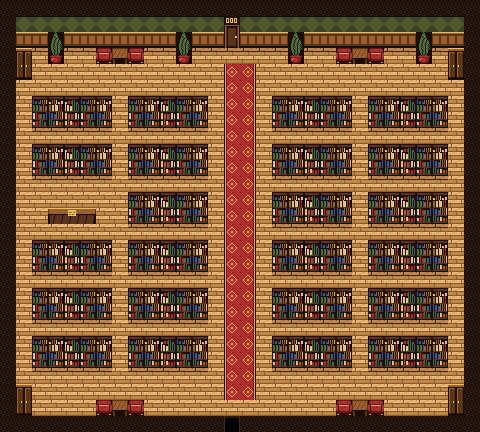

A level layout from a 2D game, rendered from its tile map. Below: a short description, then the map file with its tile-grid data intact:
An orthogonal 30x27 tile map with 16x16 px tiles, 1 tile layer (tiles) and 8 objects (4x closet, entry, exit, paper, figure).

<map version="1.10" tiledversion="1.12.2" orientation="orthogonal" renderorder="right-down" width="30" height="27" tilewidth="16" tileheight="16" infinite="0" nextlayerid="3" nextobjectid="10">
 <properties>
  <property name="kind" value="library" />
 </properties>
 <tileset firstgid="1" source="../tilesets/hotel.tsx" />
 <layer id="1" name="tiles" width="30" height="27">
  <data encoding="csv">
7,7,7,7,7,7,7,7,7,7,7,7,7,7,7,7,7,7,7,7,7,7,7,7,7,7,7,7,7,7,
7,8,8,8,8,8,8,8,8,8,8,8,8,8,10,8,8,8,8,8,8,8,8,8,8,8,8,8,8,7,
7,9,9,43,9,9,9,9,9,9,9,43,9,9,11,9,9,9,43,9,9,9,9,9,9,9,43,9,9,7,
7,12,3,44,3,3,42,15,42,3,3,44,3,3,3,3,3,3,44,3,3,42,15,42,3,3,44,3,12,7,
7,13,2,2,2,2,2,2,2,2,2,2,2,2,4,6,2,2,2,2,2,2,2,2,2,2,2,2,13,7,
7,2,2,2,2,2,2,2,2,2,2,2,2,2,4,6,2,2,2,2,2,2,2,2,2,2,2,2,2,7,
7,2,34,32,33,34,32,2,34,32,33,34,32,2,4,6,2,34,32,33,34,32,2,34,32,33,34,32,2,7,
7,2,35,36,37,35,36,2,35,36,37,35,36,2,4,6,2,35,36,37,35,36,2,35,36,37,35,36,2,7,
7,2,3,3,3,3,3,2,3,3,3,3,3,2,4,6,2,3,3,3,3,3,2,3,3,3,3,3,2,7,
7,2,34,32,33,34,32,2,34,32,33,34,32,2,4,6,2,34,32,33,34,32,2,34,32,33,34,32,2,7,
7,2,35,36,37,35,36,2,35,36,37,35,36,2,4,6,2,35,36,37,35,36,2,35,36,37,35,36,2,7,
7,2,3,3,3,3,3,2,3,3,3,3,3,2,4,6,2,3,3,3,3,3,2,3,3,3,3,3,2,7,
7,2,2,2,2,2,2,2,34,32,33,34,32,2,4,6,2,34,32,33,34,32,2,34,32,33,34,32,2,7,
7,2,2,26,38,28,2,2,35,36,37,35,36,2,4,6,2,35,36,37,35,36,2,35,36,37,35,36,2,7,
7,2,2,2,2,2,2,2,3,3,3,3,3,2,4,6,2,3,3,3,3,3,2,3,3,3,3,3,2,7,
7,2,34,32,33,34,32,2,34,32,33,34,32,2,4,6,2,34,32,33,34,32,2,34,32,33,34,32,2,7,
7,2,35,36,37,35,36,2,35,36,37,35,36,2,4,6,2,35,36,37,35,36,2,35,36,37,35,36,2,7,
7,2,3,3,3,3,3,2,3,3,3,3,3,2,4,6,2,3,3,3,3,3,2,3,3,3,3,3,2,7,
7,2,34,32,33,34,32,2,34,32,33,34,32,2,4,6,2,34,32,33,34,32,2,34,32,33,34,32,2,7,
7,2,35,36,37,35,36,2,35,36,37,35,36,2,4,6,2,35,36,37,35,36,2,35,36,37,35,36,2,7,
7,2,3,3,3,3,3,2,3,3,3,3,3,2,4,6,2,3,3,3,3,3,2,3,3,3,3,3,2,7,
7,2,34,32,33,34,32,2,34,32,33,34,32,2,4,6,2,34,32,33,34,32,2,34,32,33,34,32,2,7,
7,2,35,36,37,35,36,2,35,36,37,35,36,2,4,6,2,35,36,37,35,36,2,35,36,37,35,36,2,7,
7,2,3,3,3,3,3,2,3,3,3,3,3,2,4,6,2,3,3,3,3,3,2,3,3,3,3,3,2,7,
7,12,2,2,2,2,2,2,2,2,2,2,2,2,4,6,2,2,2,2,2,2,2,2,2,2,2,2,12,7,
7,13,2,2,2,2,42,15,42,2,2,2,2,2,2,2,2,2,2,2,2,42,15,42,2,2,2,2,13,7,
7,7,7,7,7,7,7,7,7,7,7,7,7,7,25,7,7,7,7,7,7,7,7,7,7,7,7,7,7,7
</data>
 </layer>
 <objectgroup id="2" name="objects">
  <object id="1" name="entry" x="224" y="416" width="16" height="16">
   <properties>
    <property name="wall" value="bottom" />
   </properties>
  </object>
  <object id="2" name="exit" x="224" y="16" width="16" height="32">
   <properties>
    <property name="wall" value="top" />
   </properties>
  </object>
  <object id="3" name="paper" x="64" y="208" width="16" height="16" />
  <object id="5" name="closet" x="16" y="48" width="16" height="32" />
  <object id="6" name="closet" x="448" y="48" width="16" height="32" />
  <object id="7" name="closet" x="448" y="384" width="16" height="32" />
  <object id="8" name="closet" x="16" y="384" width="16" height="32" />
  <object id="9" name="figure" x="248" y="216">
   <point />
  </object>
 </objectgroup>
</map>
